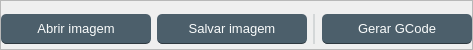
            <widget class="QFrame" name="frame_18">
             <property name="minimumSize">
              <size>
               <width>0</width>
               <height>50</height>
              </size>
             </property>
             <property name="maximumSize">
              <size>
               <width>1000</width>
               <height>50</height>
              </size>
             </property>
             <property name="frameShape">
              <enum>QFrame::StyledPanel</enum>
             </property>
             <property name="frameShadow">
              <enum>QFrame::Raised</enum>
             </property>
             <layout class="QHBoxLayout" name="horizontalLayout_2">
              <property name="leftMargin">
               <number>0</number>
              </property>
              <property name="topMargin">
               <number>9</number>
              </property>
              <property name="rightMargin">
               <number>0</number>
              </property>
              <property name="bottomMargin">
               <number>0</number>
              </property>
              <item>
               <widget class="QPushButton" name="load_btn">
                <property name="minimumSize">
                 <size>
                  <width>150</width>
                  <height>30</height>
                 </size>
                </property>
                <property name="maximumSize">
                 <size>
                  <width>200</width>
                  <height>16777215</height>
                 </size>
                </property>
                <property name="font">
                 <font>
                  <family>Segoe UI</family>
                  <pointsize>10</pointsize>
                 </font>
                </property>
                <property name="cursor">
                 <cursorShape>PointingHandCursor</cursorShape>
                </property>
                <property name="styleSheet">
                 <string notr="true">
QPushButton{
	background-color: rgb(76, 95, 107);
	border-bottom: 1px solid  rgb(46, 57, 64);
	border-radius:5px;
	color: rgb(250, 252, 252);
}
QPushButton:hover{
	background-color: rgb(96, 121, 136);
	border-bottom: 1px solid  rgb(46, 57, 64);
	border-radius:5px;
	color: rgb(250, 252, 252);
}
QPushButton:pressed{
	background-color:  rgb(85, 170, 255);
}</string>
                </property>
                <property name="text">
                 <string>Abrir imagem</string>
                </property>
                <property name="icon">
                 <iconset resource="file.qrc">
                  <normaloff>:/16x16/icons/16x16/cil-folder-open.png</normaloff>:/16x16/icons/16x16/cil-folder-open.png</iconset>
                </property>
               </widget>
              </item>
              <item>
               <widget class="QPushButton" name="save_btn">
                <property name="minimumSize">
                 <size>
                  <width>150</width>
                  <height>30</height>
                 </size>
                </property>
                <property name="maximumSize">
                 <size>
                  <width>200</width>
                  <height>16777215</height>
                 </size>
                </property>
                <property name="font">
                 <font>
                  <family>Segoe UI</family>
                  <pointsize>10</pointsize>
                 </font>
                </property>
                <property name="cursor">
                 <cursorShape>PointingHandCursor</cursorShape>
                </property>
                <property name="styleSheet">
                 <string notr="true">
QPushButton{
	background-color: rgb(76, 95, 107);
	border-bottom: 1px solid  rgb(46, 57, 64);
	border-radius:5px;
	color: rgb(250, 252, 252);
}
QPushButton:hover{
	background-color: rgb(96, 121, 136);
	border-bottom: 1px solid  rgb(46, 57, 64);
	border-radius:5px;
	color: rgb(250, 252, 252);
}
QPushButton:pressed{
	background-color: rgb(85, 170, 255);
}</string>
                </property>
                <property name="text">
                 <string>Salvar imagem</string>
                </property>
                <property name="icon">
                 <iconset resource="file.qrc">
                  <normaloff>:/16x16/icons/16x16/cil-save.png</normaloff>:/16x16/icons/16x16/cil-save.png</iconset>
                </property>
               </widget>
              </item>
              <item>
               <widget class="Line" name="line">
                <property name="maximumSize">
                 <size>
                  <width>16777215</width>
                  <height>30</height>
                 </size>
                </property>
                <property name="styleSheet">
                 <string notr="true">color: rgb(212, 215, 216);</string>
                </property>
                <property name="frameShadow">
                 <enum>QFrame::Plain</enum>
                </property>
                <property name="lineWidth">
                 <number>2</number>
                </property>
                <property name="midLineWidth">
                 <number>0</number>
                </property>
                <property name="orientation">
                 <enum>Qt::Vertical</enum>
                </property>
               </widget>
              </item>
              <item>
               <widget class="QPushButton" name="gcode_btn">
                <property name="minimumSize">
                 <size>
                  <width>150</width>
                  <height>30</height>
                 </size>
                </property>
                <property name="maximumSize">
                 <size>
                  <width>200</width>
                  <height>16777215</height>
                 </size>
                </property>
                <property name="font">
                 <font>
                  <family>Segoe UI</family>
                  <pointsize>10</pointsize>
                 </font>
                </property>
                <property name="cursor">
                 <cursorShape>PointingHandCursor</cursorShape>
                </property>
                <property name="styleSheet">
                 <string notr="true">


QPushButton{
	background-color: rgb(76, 95, 107);
	border-bottom: 1px solid  rgb(46, 57, 64);
	border-radius:5px;
	color: rgb(250, 252, 252);
}
QPushButton:hover{
	background-color: rgb(96, 121, 136);
	border-bottom: 1px solid  rgb(46, 57, 64);
	border-radius:5px;
	color: rgb(250, 252, 252);
}
QPushButton:pressed{
	background-color:  rgb(85, 170, 255);
}</string>
                </property>
                <property name="text">
                 <string>Gerar GCode</string>
                </property>
                <property name="icon">
                 <iconset resource="file.qrc">
                  <normaloff>:/16x16/icons/16x16/cil-notes.png</normaloff>:/16x16/icons/16x16/cil-notes.png</iconset>
                </property>
               </widget>
              </item>
             </layout>
            </widget>
